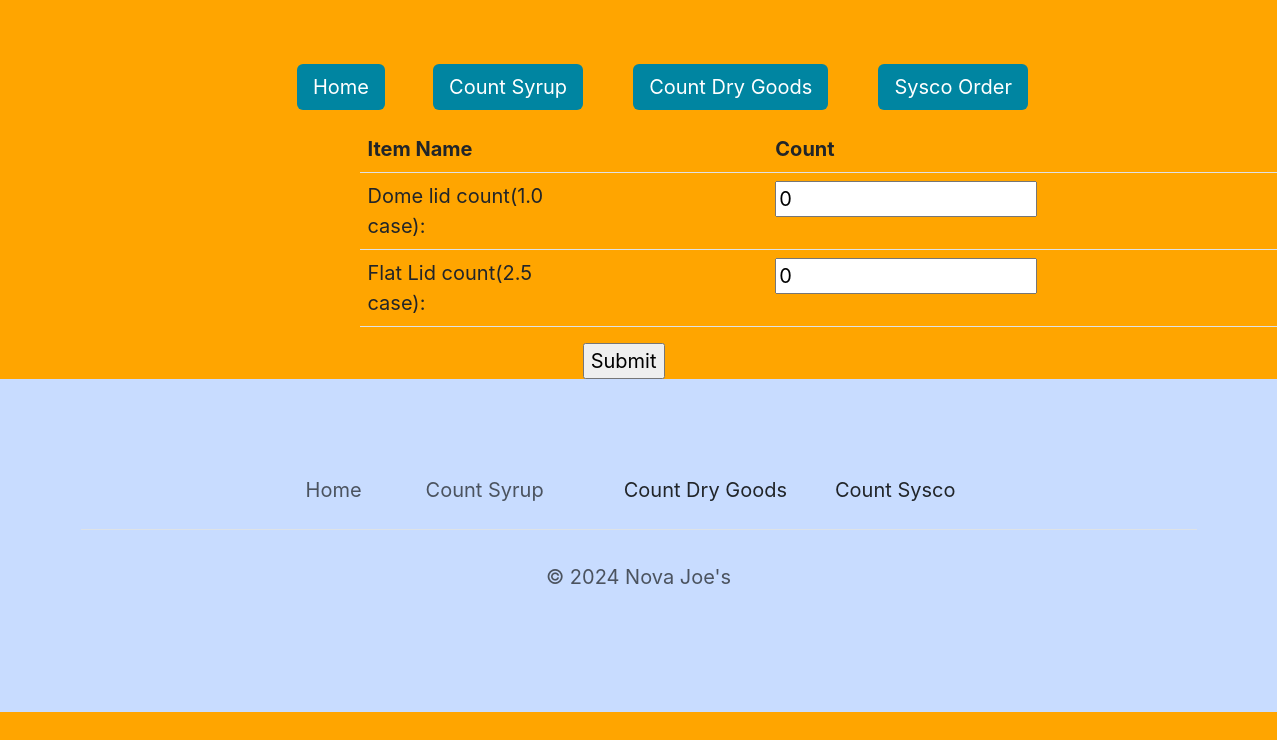
Screenshot of /syrup_count?GROUP=Dry with the database file from the repository.
### main.py (models this page shows)
class Item(db.Model):
    __tablename__ = "items"
    id: Mapped[int] = mapped_column(Integer, primary_key=True)
    name: Mapped[str] = mapped_column(String(250), unique=True, nullable=False)
    price: Mapped[float] = mapped_column(Float, nullable=True)
    average: Mapped[float] = mapped_column(Float, nullable=False)
    location: Mapped[str] = mapped_column(String(250), nullable=True)
    on_hand: Mapped[float] = mapped_column(Float, nullable=True)
    needed: Mapped[float] = mapped_column(Float, nullable=True)
    last_counted: Mapped[str] = mapped_column(String(250), nullable=True)
    unit: Mapped[str] = mapped_column(String(250), nullable=True)
    sort: Mapped[str] = mapped_column(String(250), nullable=True)
    group_id: Mapped[int] = mapped_column(Integer, db.ForeignKey("groups.id"))
    group = relationship("Group", back_populates="items")

### main.py (the view)
@app.route('/syrup_count')
def syrup_count():
    with app.app_context():
        group = db.session.execute(db.select(Group).where(Group.name == request.args['GROUP'])).scalar()
        return render_template('syrup_count.html', items=group.items, GROUP=request.args['GROUP'])

### templates/syrup_count.html
{% extends 'header.html' %}
{% block content %} <form action="{{url_for('process', GROUP = GROUP)}}", method = 'POST'>
<div class = container>
<table class="table" style = "max-width:75ch; position:relative; left:25%;">
    <thead>
    <tr>
        <th scope="col">Item Name</th>
        <th scope="col">Count</th>
    </tr>
    </thead>
    <tbody>
    {% for item in items %}
    <tr>
        <td><label class = col-6 for='{{item.name}}'>{{item.name}} count({{item.average}} {{item.unit}}):</label></td>
        <td><input class = col-6 type="text" id="{{item.name}}" name="{{item.name}}" value="0" required></td>
    </tr>
    {% endfor %}
    </tbody>
</table>    <input type="submit" value="Submit" style = "position:relative; left:45%">
</div>
    </form>
{% endblock %}

### rows the page displays
Item: name "Dome lid", average "1.0", unit "case"
Item: name "Flat Lid", average "2.5", unit "case"
